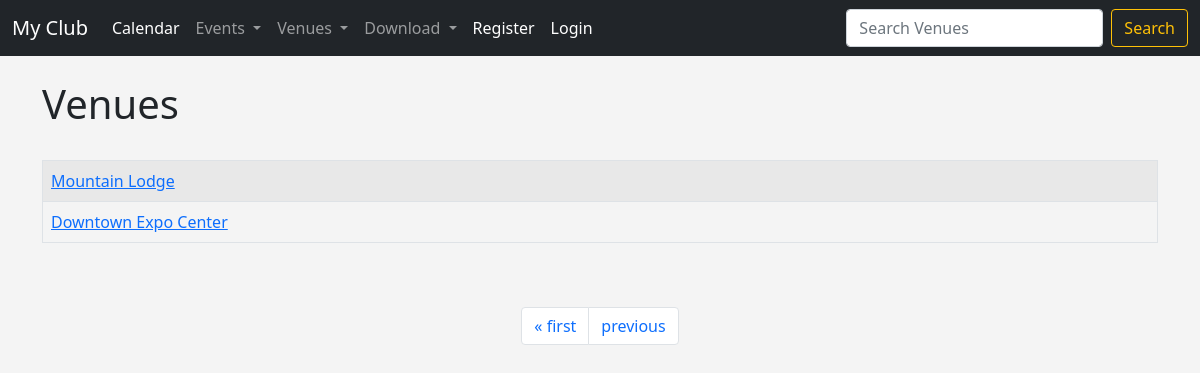
/list_venues?page=4, run on an earlier commit of the app's database.
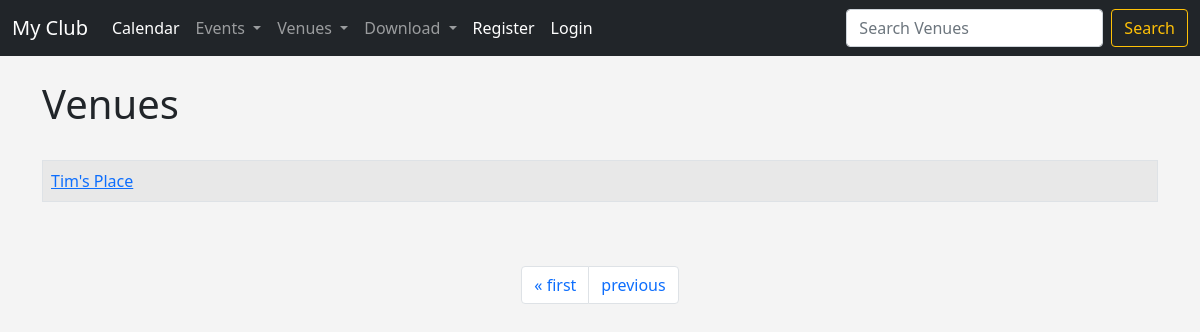
And on a later commit of the database.
### events/models.py (models this page shows, shortened)
class Venue(models.Model):
    name = models.CharField('Venue Name', max_length=120)
    address =models.CharField(max_length=300)
    zip_code = models.CharField('Zip_code',max_length=15)
    phone = models.CharField('Contact Phone', max_length=25, blank=True)
    web = models.URLField('Website Address', blank=True)
    email_address = models.EmailField('Email Address', blank=True)
    owner = models.IntegerField('Venue Owner', blank= False, default=1)

### events/views.py (the view)
# urls.py: path('list_venues', views.list_venues, name='list_venues'),
def list_venues(request):
    venue_list = Venue.objects.all()
    p = Paginator(venue_list, 2)  # Utilise la variable venue_list pour la pagination
    page_number = request.GET.get('page')  # Utilise .get() pour obtenir la valeur de 'page'
    venues = p.get_page(page_number)  # Récupère l'objet de la page
    return render(request, 'events/venue.html', {
        'venue_list': venue_list,  # Cette ligne peut être retirée si elle n'est pas nécessaire
        'venues': venues
    })

### events/templates/events/venue.html (shortened to what this page needs)
{% extends 'events/base.html' %}
{% block content %}
  <h1>Venues</h1>
  <br/>
  <table class="table table-hover table-bordered table-striped">
    <tbody>
      {% for venue in venues %}
      <tr>
        <td>
          <a href="{% url 'show_venue' venue.id %}">
            {{ venue.name }}
          </a>
        </td>
      </tr>
      {% endfor %}
    </tbody>
  </table>
  <br/><br/>
  <nav aria-label="Page navigation example">
    <ul class="pagination justify-content-center">
        {% if venues.has_previous %}
        <li class="page-item ">
            <a class="page-link" href="?page=1">&laquo; first</a>
        </li>
        <li class="page-item">
            <a class="page-link" href="?page={{ venues.previous_page_number }}">previous</a>
        </li>
        {% endif %}
    </ul>
</nav>
{% endblock %}

What changed in the data, as far as the page shows it:
no longer on this page (row unchanged): Venue: name "Mountain Lodge"
no longer on this page (row unchanged): Venue: name "Downtown Expo Center"
added Venue: name "Tim's Place"
